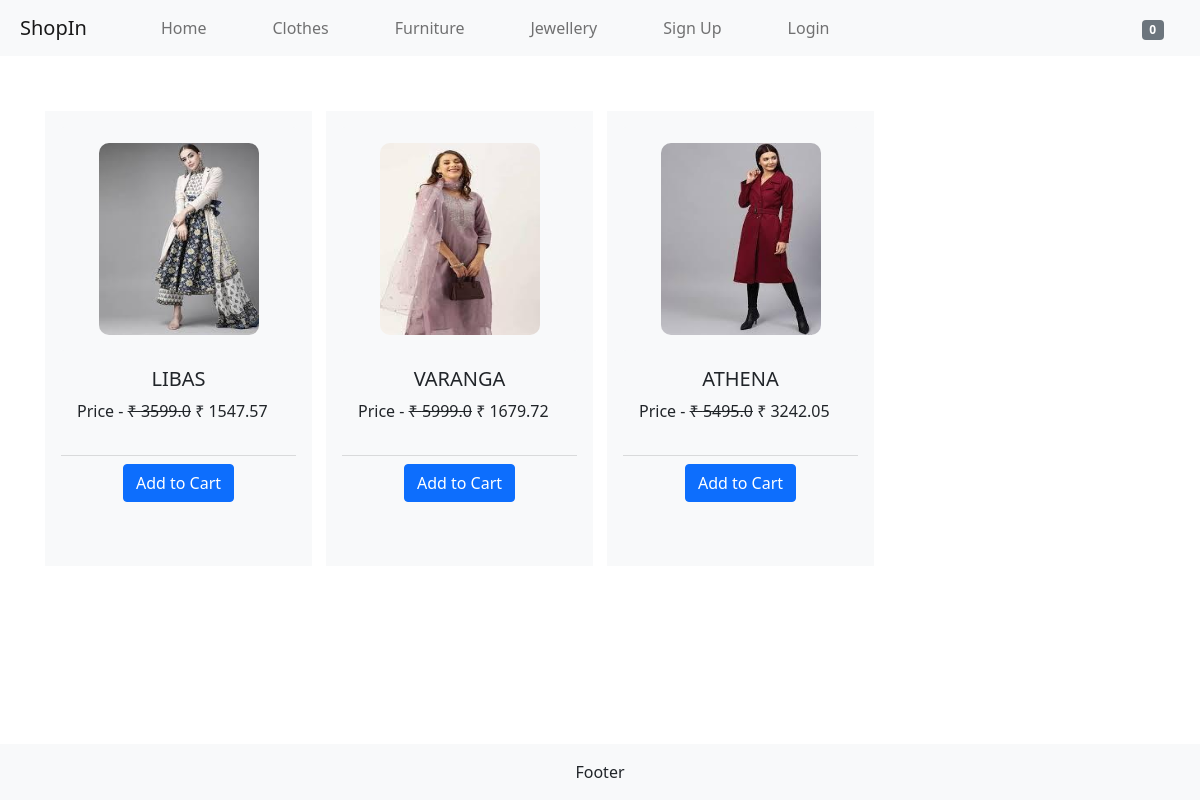
/clothes/women/, run on the app's committed database.
### shopIn/models.py (models this page shows)
class products(models.Model):
    title=models.CharField(max_length=100)
    img = models.FileField(upload_to="products/", max_length=250, null=True, default=None)
    desc = models.TextField()
    productCategory = models.CharField(max_length=50)
    category = models.CharField(max_length=50)
    cost = models.FloatField()
    discount = models.IntegerField(default=0)

### shopIn/views.py (the view)
# urls.py: path('clothes/women/', views.women),
def women(request):
    customer=get_customer(request)
    print(customer)
    if request.method == "POST":
        post_method_cart(request)
    get_method_cart(request)
    p=products.objects.filter(category='clothes',productCategory='women' )
    return render(request, 'women.html', {'clothes': p,'customer':customer})

### shopIn/views.py (called while the page is built)
def get_customer(request):
    customer={}
    customer_id = request.session.get('customer')
    if customer_id:
        customer = cust.objects.get(id=customer_id)
    return customer

def get_method_cart(request):
    cart = request.session.get('cart')
    if not cart:
        request.session['cart'] = {}

### templatetags/cart.py (called while the page is built)
@register.filter(name='is_in_cart')
def is_in_cart(product, cart):
    keys = cart.keys()
    for id in keys:
        if int(id) == product.id:
            return True
    return False

@register.filter(name='price')
def price(product):
    cost=int(product.cost)
    discount=int(product.discount)
    price = (cost-cost*discount/100)
    price = round(price,2)
    return price

### templates/women.html (shortened to what this page needs)
{% extends 'base.html' %} {% block content %} {% load static %}
{% load  cart %}
<div class="container pb-5 pt-5 mt-5">
<div class=" row p-2">
  {% for product in clothes %}
  <div style="border:7px solid white;" class=" p-3 col-lg-3 col-md-4 col-6 card bg-light" id="{{product.id}}">
    <div class=" ">
      <div class=" card-img text-center bg-light  p-3">
        <img
        class="img-fluid clothes"
        style="border-radius:10px ;"
        src="/media/{{product.img}}"
        alt="img"
      />
      </div>
      <div class=" card-body bg-light p-3 " >
        <div class="text-center"><h5 >{{ product.title |upper}}</h5></div>
        {% if product.discount != 0 %}
        <p >Price - <strike>₹ {{ product.cost }}</strike> ₹ {{product | price}} </p>
        {% else %}
        <p >Price - ₹ {{ product.cost }}</p>
        {% endif %}
              </div>
        <div class=" card-footer bg-light no-gutters">
          {% if product|is_in_cart:request.session.cart %}
          <div class="row">
          <form  class="col-2"  action="/clothes/women/#{{product.id}}" method="post">
              {% csrf_token %}
            <input   hidden  type="text" value="{{product.id}}" name="product">
            <input   hidden  type="text" value="True" name="remove">
            <input type="submit" class="btn btn-secondary btn-block" value="-">
          </form>
          <div class="text-center col-8"> {{product | product_quantity:request.session.cart}} in cart</div>
            <form  class="col-2"  action="/clothes/women/#{{product.id}}" method="post">
              {% csrf_token %}
              <input   hidden  type="text" value="{{product.id}}" name="product">
              <input type="submit" class="btn btn-secondary btn-block" value="+">
            </form>
        </div>
          {% else %}
        <form action="/clothes/women/#{{product.id}}" method="post">
        <div style="padding-bottom: 40px;" class="text-center ">
          <input type="submit" class="btn btn-primary mx-auto" value="Add to Cart">
        </div>
        </form>
          {% endif %}
      </div>
    </div>
  </div>
  {% endfor %}
</div>
</div>
{% endblock content %}

### templates/base.html (style rules this page uses)
.clothes { height:12rem; }
img { width:10rem; }

### data on the page
products: img (picture), title "LIBAS", cost "3599.0", cost+discount "1547.57"
products: img (picture), title "VARANGA", cost "5999.0", cost+discount "1679.72"
products: img (picture), title "ATHENA", cost "5495.0", cost+discount "3242.05"

### other printed values
{{ request.session.cart | length }} "0"
